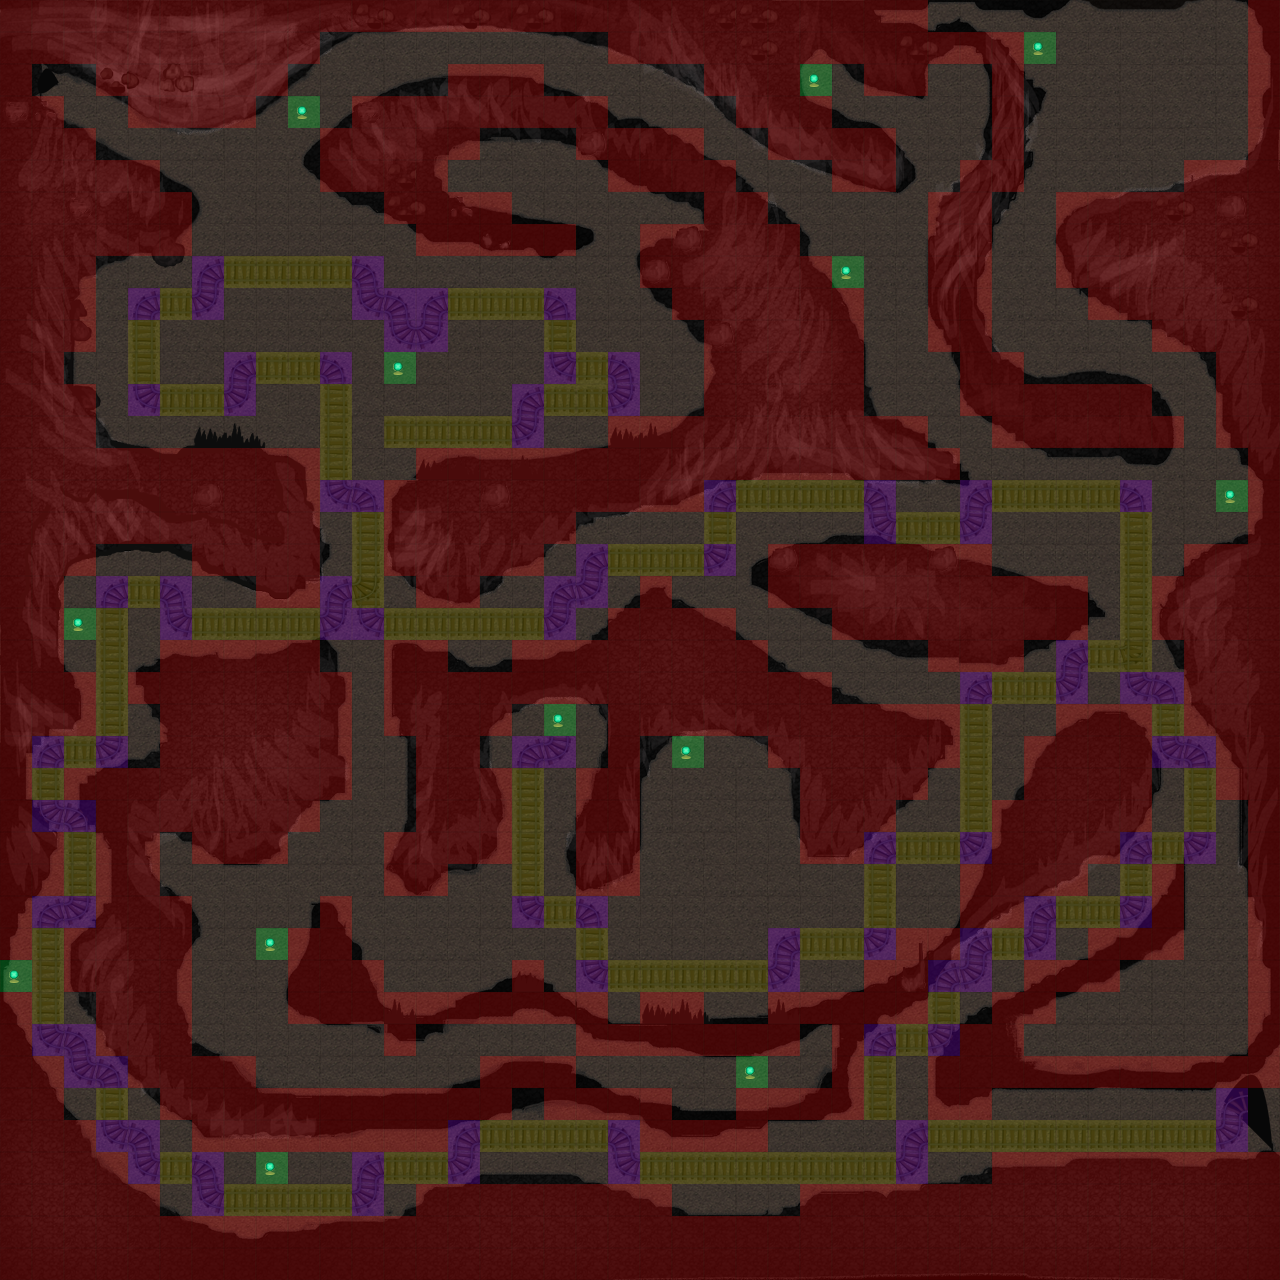

This game map was drawn from its Tiled (.tmx) file and the tilesets committed beside it. A one-line description and the trimmed map source follow:
An orthogonal 40x40 tile map with 32x32 px tiles, 7 tile layers (base, map, rocks, rails2, ...), 5 tilesets and 14 objects (5x Powerup, EnemySpawn1, EnemySpawn2, EnemySpawn3, EnemySpawn4, ...).

<map version="1.0" orientation="orthogonal" width="40" height="40" tilewidth="32" tileheight="32">
 <tileset firstgid="1" name="cave-on-wheels" tilewidth="32" tileheight="32">
  <image source="cave-on-wheels.png" width="1280" height="1280" />
 </tileset>
 <tileset firstgid="1601" name="rails" tilewidth="32" tileheight="32">
  <image source="rails.png" width="128" height="128" />
 </tileset>
 <tileset firstgid="1617" name="rocks" tilewidth="32" tileheight="32">
  <image source="rocks.png" width="256" height="256" />
 </tileset>
 <tileset firstgid="1681" name="base" tilewidth="32" tileheight="32">
  <image source="base.png" width="64" height="64" />
 </tileset>
 <tileset firstgid="1685" name="meta" tilewidth="32" tileheight="32">
  <image source="meta.png" width="192" height="32" />
  <tile id="0">
   <properties>
    <property name="Collidable" value="True" />
   </properties>
  </tile>
  <tile id="1">
   <properties>
    <property name="Collectable" value="True" />
   </properties>
  </tile>
  <tile id="4">
   <properties>
    <property name="Rails" value="Curve" />
   </properties>
  </tile>
  <tile id="5">
   <properties>
    <property name="Rails" value="Straight" />
   </properties>
  </tile>
 </tileset>
 <layer name="base" width="40" height="40">
  <data>[1600 cells, 1521 non-empty, 4 distinct tile ids]</data>
 </layer>
 <layer name="map" width="40" height="40">
  <data>[1600 cells, 1600 non-empty, 1600 distinct tile ids]</data>
 </layer>
 <layer name="rocks" width="40" height="40">
  <data>[1600 cells, 63 non-empty, 15 distinct tile ids]</data>
 </layer>
 <layer name="rails2" width="40" height="40">
  <data>[1600 cells, 2 non-empty, 2 distinct tile ids]</data>
 </layer>
 <layer name="rails" width="40" height="40">
  <data>[1600 cells, 226 non-empty, 7 distinct tile ids]</data>
 </layer>
 <layer name="Foreground" width="40" height="40">
  <data>[1600 cells, 13 non-empty, 1 distinct tile ids]</data>
 </layer>
 <objectgroup name="Objects" width="40" height="40">
  <object name="Powerup" x="487" y="169" width="21" height="20">
   <properties>
    <property name="PowerupType" value="1" />
   </properties>
  </object>
  <object name="Powerup" x="517" y="587" width="21" height="20">
   <properties>
    <property name="PowerupType" value="2" />
   </properties>
  </object>
  <object name="Powerup" x="743" y="806" width="21" height="20">
   <properties>
    <property name="PowerupType" value="1" />
   </properties>
  </object>
  <object name="Powerup" x="261" y="327" width="21" height="20">
   <properties>
    <property name="PowerupType" value="2" />
   </properties>
  </object>
  <object name="Powerup" x="1031" y="552" width="21" height="20">
   <properties>
    <property name="PowerupType" value="1" />
   </properties>
  </object>
  <object name="EnemySpawn1" x="104" y="297" width="21" height="20">
   <properties>
    <property name="Enemy" value="1" />
   </properties>
  </object>
  <object name="EnemySpawn2" x="485" y="392" width="21" height="20">
   <properties>
    <property name="Enemy" value="1" />
   </properties>
  </object>
  <object name="EnemySpawn3" x="356" y="772" width="21" height="20">
   <properties>
    <property name="Enemy" value="1" />
   </properties>
  </object>
  <object name="EnemySpawn4" x="903" y="679" width="21" height="20">
   <properties>
    <property name="Enemy" value="1" />
   </properties>
  </object>
  <object name="EnemySpawn5" x="1219" y="39" width="21" height="20">
   <properties>
    <property name="Enemy" value="1" />
   </properties>
  </object>
  <object name="EnemySpawn6" x="933" y="71" width="21" height="20">
   <properties>
    <property name="Enemy" value="1" />
   </properties>
  </object>
  <object name="EnemySpawn7" x="1064" y="999" width="21" height="20">
   <properties>
    <property name="Enemy" value="1" />
   </properties>
  </object>
  <object name="EnemySpawn8" x="1029" y="1093" width="21" height="20">
   <properties>
    <property name="Enemy" value="1" />
   </properties>
  </object>
  <object name="SpawnPoint" x="74" y="103" width="15" height="16">
   <properties>
    <property name="Spawn" value="1" />
   </properties>
  </object>
 </objectgroup>
 <layer name="Meta" width="40" height="40">
  <data>[1600 cells, 1073 non-empty, 4 distinct tile ids]</data>
 </layer>
</map>
